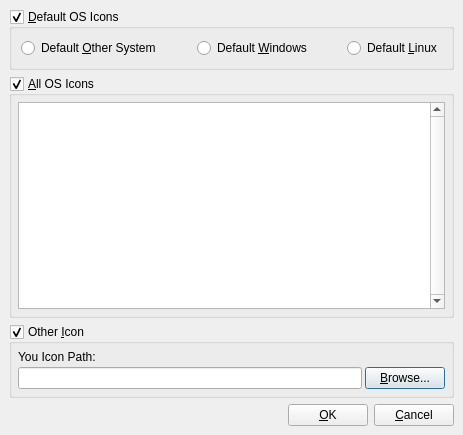
<ui version="4.0" >
 <author>Andrey Rijov</author>
 <class>Select_Icon_Window</class>
 <widget class="QDialog" name="Select_Icon_Window" >
  <property name="geometry" >
   <rect>
    <x>0</x>
    <y>0</y>
    <width>463</width>
    <height>435</height>
   </rect>
  </property>
  <property name="windowTitle" >
   <string>Change Icon</string>
  </property>
  <layout class="QVBoxLayout" >
   <property name="margin" >
    <number>9</number>
   </property>
   <property name="spacing" >
    <number>6</number>
   </property>
   <item>
    <widget class="QGroupBox" name="GB_Default_Icons" >
     <property name="sizePolicy" >
      <sizepolicy>
       <hsizetype>5</hsizetype>
       <vsizetype>4</vsizetype>
       <horstretch>0</horstretch>
       <verstretch>0</verstretch>
      </sizepolicy>
     </property>
     <property name="title" >
      <string>&amp;Default OS Icons</string>
     </property>
     <property name="checkable" >
      <bool>true</bool>
     </property>
     <property name="checked" >
      <bool>true</bool>
     </property>
     <layout class="QHBoxLayout" >
      <property name="margin" >
       <number>9</number>
      </property>
      <property name="spacing" >
       <number>6</number>
      </property>
      <item>
       <widget class="QRadioButton" name="RB_Icon_Other" >
        <property name="text" >
         <string>Default &amp;Other System</string>
        </property>
       </widget>
      </item>
      <item>
       <spacer>
        <property name="orientation" >
         <enum>Qt::Horizontal</enum>
        </property>
        <property name="sizeHint" >
         <size>
          <width>16</width>
          <height>20</height>
         </size>
        </property>
       </spacer>
      </item>
      <item>
       <widget class="QRadioButton" name="RB_Icon_Windows" >
        <property name="text" >
         <string>Default &amp;Windows</string>
        </property>
       </widget>
      </item>
      <item>
       <spacer>
        <property name="orientation" >
         <enum>Qt::Horizontal</enum>
        </property>
        <property name="sizeHint" >
         <size>
          <width>16</width>
          <height>20</height>
         </size>
        </property>
       </spacer>
      </item>
      <item>
       <widget class="QRadioButton" name="RB_Icon_Linux" >
        <property name="text" >
         <string>Default &amp;Linux</string>
        </property>
       </widget>
      </item>
     </layout>
    </widget>
   </item>
   <item>
    <widget class="QGroupBox" name="GB_All_Icons" >
     <property name="sizePolicy" >
      <sizepolicy>
       <hsizetype>5</hsizetype>
       <vsizetype>1</vsizetype>
       <horstretch>0</horstretch>
       <verstretch>0</verstretch>
      </sizepolicy>
     </property>
     <property name="title" >
      <string>&amp;All OS Icons</string>
     </property>
     <property name="checkable" >
      <bool>true</bool>
     </property>
     <property name="checked" >
      <bool>true</bool>
     </property>
     <layout class="QGridLayout" >
      <property name="margin" >
       <number>6</number>
      </property>
      <property name="spacing" >
       <number>3</number>
      </property>
      <item row="0" column="0" >
       <widget class="QListWidget" name="All_Icons_List" >
        <property name="verticalScrollBarPolicy" >
         <enum>Qt::ScrollBarAlwaysOn</enum>
        </property>
        <property name="horizontalScrollBarPolicy" >
         <enum>Qt::ScrollBarAlwaysOff</enum>
        </property>
        <property name="autoScroll" >
         <bool>false</bool>
        </property>
        <property name="dragDropMode" >
         <enum>QAbstractItemView::NoDragDrop</enum>
        </property>
        <property name="iconSize" >
         <size>
          <width>64</width>
          <height>64</height>
         </size>
        </property>
        <property name="textElideMode" >
         <enum>Qt::ElideMiddle</enum>
        </property>
        <property name="verticalScrollMode" >
         <enum>QAbstractItemView::ScrollPerPixel</enum>
        </property>
        <property name="horizontalScrollMode" >
         <enum>QAbstractItemView::ScrollPerPixel</enum>
        </property>
        <property name="movement" >
         <enum>QListView::Static</enum>
        </property>
        <property name="layoutMode" >
         <enum>QListView::Batched</enum>
        </property>
        <property name="spacing" >
         <number>10</number>
        </property>
        <property name="viewMode" >
         <enum>QListView::IconMode</enum>
        </property>
        <property name="wordWrap" >
         <bool>true</bool>
        </property>
       </widget>
      </item>
     </layout>
    </widget>
   </item>
   <item>
    <widget class="QGroupBox" name="GB_Other_Icons" >
     <property name="sizePolicy" >
      <sizepolicy>
       <hsizetype>5</hsizetype>
       <vsizetype>4</vsizetype>
       <horstretch>0</horstretch>
       <verstretch>0</verstretch>
      </sizepolicy>
     </property>
     <property name="title" >
      <string>Other &amp;Icon</string>
     </property>
     <property name="checkable" >
      <bool>true</bool>
     </property>
     <property name="checked" >
      <bool>true</bool>
     </property>
     <layout class="QGridLayout" >
      <property name="margin" >
       <number>6</number>
      </property>
      <property name="spacing" >
       <number>3</number>
      </property>
      <item row="1" column="1" >
       <widget class="QPushButton" name="Button_Browse" >
        <property name="text" >
         <string>&amp;Browse...</string>
        </property>
       </widget>
      </item>
      <item row="1" column="0" >
       <widget class="QLineEdit" name="Edit_Other_Icon_Path" />
      </item>
      <item row="0" column="0" >
       <widget class="QLabel" name="Label_You_Icon_Path" >
        <property name="text" >
         <string>You Icon Path:</string>
        </property>
       </widget>
      </item>
     </layout>
    </widget>
   </item>
   <item>
    <layout class="QGridLayout" >
     <property name="margin" >
      <number>0</number>
     </property>
     <property name="spacing" >
      <number>6</number>
     </property>
     <item row="0" column="1" >
      <widget class="QPushButton" name="Button_OK" >
       <property name="text" >
        <string>&amp;OK</string>
       </property>
      </widget>
     </item>
     <item row="0" column="0" >
      <spacer>
       <property name="orientation" >
        <enum>Qt::Horizontal</enum>
       </property>
       <property name="sizeHint" >
        <size>
         <width>40</width>
         <height>20</height>
        </size>
       </property>
      </spacer>
     </item>
     <item row="0" column="2" >
      <widget class="QPushButton" name="Button_Cancel" >
       <property name="text" >
        <string>&amp;Cancel</string>
       </property>
      </widget>
     </item>
    </layout>
   </item>
  </layout>
 </widget>
 <tabstops>
  <tabstop>RB_Icon_Other</tabstop>
  <tabstop>RB_Icon_Windows</tabstop>
  <tabstop>RB_Icon_Linux</tabstop>
  <tabstop>All_Icons_List</tabstop>
  <tabstop>Edit_Other_Icon_Path</tabstop>
  <tabstop>Button_Browse</tabstop>
  <tabstop>Button_OK</tabstop>
  <tabstop>Button_Cancel</tabstop>
 </tabstops>
 <resources/>
 <connections>
  <connection>
   <sender>Button_Cancel</sender>
   <signal>clicked()</signal>
   <receiver>Select_Icon_Window</receiver>
   <slot>reject()</slot>
   <hints>
    <hint type="sourcelabel" >
     <x>391</x>
     <y>405</y>
    </hint>
    <hint type="destinationlabel" >
     <x>219</x>
     <y>214</y>
    </hint>
   </hints>
  </connection>
 </connections>
</ui>
